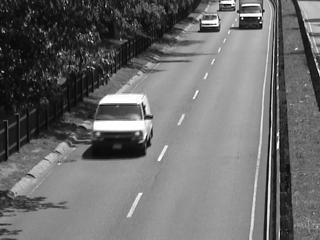
#> input picture advanced_vision_algorithms/optical_flow/data/I.jpg, 320 x 240 px
$ python block.py
#> lines starting #> are read from the running program, lines starting #| are printed output that depends on the picture
import numpy as np
import cv2
import matplotlib.pyplot as plt

I = cv2.imread('data/I.jpg')
#> I is the input picture: shape (240, 320, 3); min 0, max 255, mean 107.9
J = cv2.imread('data/J.jpg')
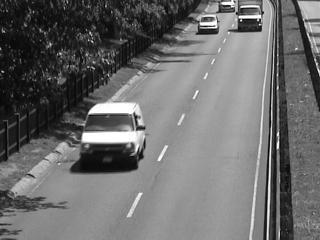
#> input picture advanced_vision_algorithms/optical_flow/data/J.jpg, 320 x 240 px
#> J is the input picture: shape (240, 320, 3); min 0, max 255, mean 107.9
I = cv2.cvtColor(I, cv2.COLOR_BGR2GRAY)
#> I: shape (240, 320)
J = cv2.cvtColor(J, cv2.COLOR_BGR2GRAY)
#> J: shape (240, 320)
diff = cv2.absdiff(I, J)
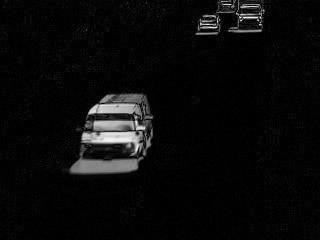
#> diff: shape (240, 320); min 0, max 249, mean 10.4

u = np.zeros(I.shape, np.int8)
v = np.zeros(I.shape, np.int8)

W2 = 1
dX = 1
dY = 1

for j in range(2*W2, I.shape[0]-2*W2):
    for i in range(2*W2, I.shape[1]-2*W2):
        IO = np.float32(I[j - W2:j + W2 + 1, i - W2:i + W2 + 1])
        dd = np.ones((2*dY + 1, 2*dX + 1), np.float64)*np.inf
        for j1 in range(-dX, dX+1):
            for i1 in range(-dY, dY+1):
                JO = np.float32(J[j - W2 + j1:j + W2 + 1 + j1, i - W2 + i1:i + W2 + 1 + i1])
                dd[j1+dX, i1+dY] = np.sum(np.sqrt((np.square(JO - IO))))
        ind = np.unravel_index(np.argmin(dd, axis=None), dd.shape)
        u[j, i] = ind[0]-dX
        v[j, i] = ind[1]-dY
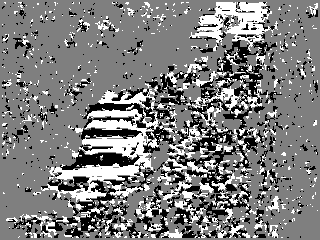
#> u: shape (240, 320) int8; min -1, max 1, mean -0.00802; drawn with min black and max white
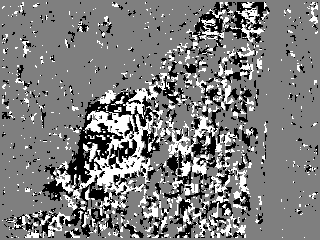
#> v: shape (240, 320) int8; min -1, max 1, mean -0.016; drawn with min black and max white


cv2.imshow("I", I)
cv2.imshow("J", J)
cv2.imshow("Diff:", diff)

plt.imshow(I);
plt.quiver(u, v, scale=0.3, scale_units='dots') #minus - axis are inverted
plt.show()
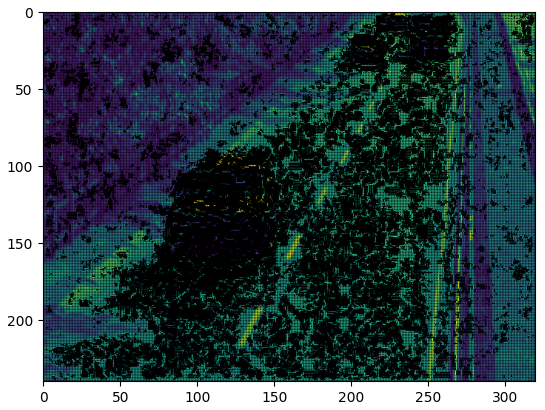
#> figure drawn by matplotlib, 1 panel

cv2.waitKey(0)
